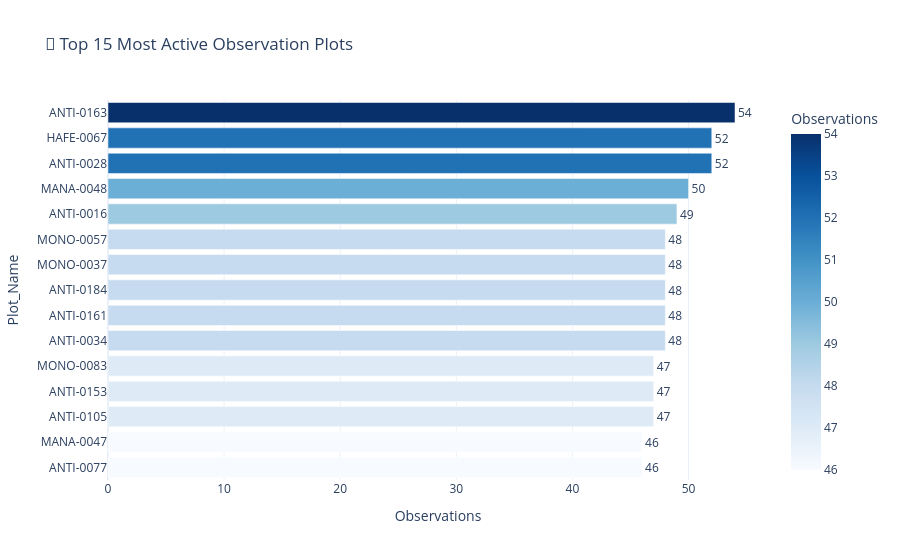

The notebook cell saved with this chart:
### Code cell
# ── Top 15 most observed plots ──
top_plots = df['Plot_Name'].value_counts().head(15).reset_index()
top_plots.columns = ['Plot_Name', 'Observations']

fig = px.bar(top_plots, y='Plot_Name', x='Observations',
             orientation='h', text='Observations',
             title='📌 Top 15 Most Active Observation Plots',
             color='Observations', color_continuous_scale='Blues',
             template='plotly_white')
fig.update_layout(yaxis={'categoryorder':'total ascending'})
fig.update_traces(textposition='outside')
fig.show()

### Figure 1 — Plotly figure (JSON) as saved in the notebook; plotly's stock layout.template omitted (floating-point values rounded to 4 significant figures)
{"data": [{"hovertemplate": "Observations=%{marker.color}<br>Plot_Name=%{y}<extra></extra>", "legendgroup": "", "marker": {"color": [54, 52, 52, 50, 49, 48, 48, 48, 48, 48, 47, 47, 47, 46, 46], "coloraxis": "coloraxis", "pattern": {"shape": ""}}, "name": "", "orientation": "h", "showlegend": false, "text": [54.0, 52.0, 52.0, 50.0, 49.0, 48.0, 48.0, 48.0, 48.0, 48.0, 47.0, 47.0, 47.0, 46.0, 46.0], "textposition": "outside", "type": "bar", "x": [54, 52, 52, 50, 49, 48, 48, 48, 48, 48, 47, 47, 47, 46, 46], "xaxis": "x", "y": ["ANTI-0163", "ANTI-0028", "HAFE-0067", "MANA-0048", "ANTI-0016", "ANTI-0034", "ANTI-0161", "ANTI-0184", "MONO-0037", "MONO-0057", "ANTI-0105", "ANTI-0153", "MONO-0083", "ANTI-0077", "MANA-0047"], "yaxis": "y"}], "layout": {"barmode": "relative", "coloraxis": {"autocolorscale": false, "colorbar": {"title": {"text": "Observations"}}, "colorscale": [[0.0, "rgb(247,251,255)"], [0.125, "rgb(222,235,247)"], [0.25, "rgb(198,219,239)"], [0.375, "rgb(158,202,225)"], [0.5, "rgb(107,174,214)"], [0.625, "rgb(66,146,198)"], [0.75, "rgb(33,113,181)"], [0.875, "rgb(8,81,156)"], [1.0, "rgb(8,48,107)"]]}, "legend": {"tracegroupgap": 0}, "title": {"text": "📌 Top 15 Most Active Observation Plots"}, "xaxis": {"anchor": "y", "domain": [0.0, 1.0], "title": {"text": "Observations"}}, "yaxis": {"anchor": "x", "categoryorder": "total ascending", "domain": [0.0, 1.0], "title": {"text": "Plot_Name"}}}}
